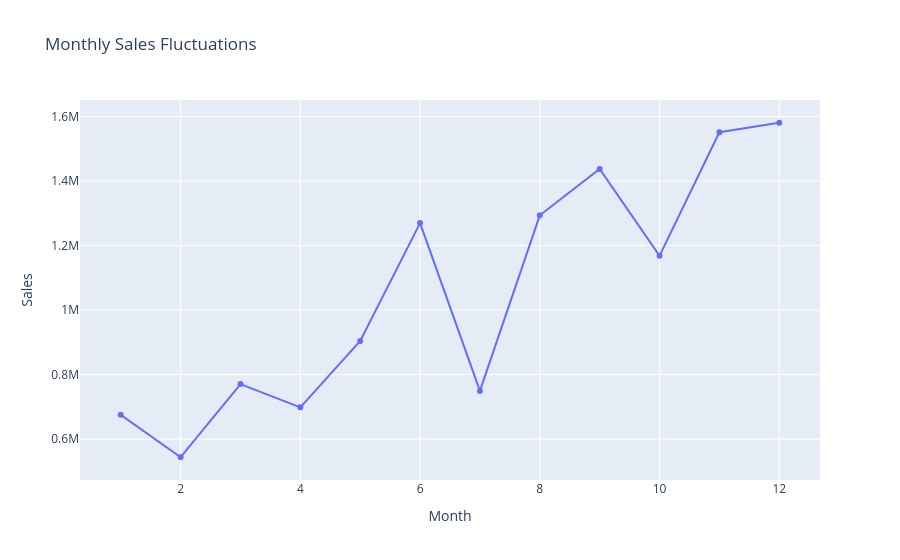

Write notebook code for a chart like this one.
### Markdown cell above
- Sales are highest in December and lowest in February

### Code cell
monthly_sales = sales.groupby('Month')['Sales'].sum().reset_index()
fig = px.line(monthly_sales, x='Month', y='Sales', markers=True, title='Monthly Sales Fluctuations')
fig.show()

### Figure 1 — Plotly figure (JSON) as saved in the notebook; plotly's stock layout.template omitted (floating-point values rounded to 4 significant figures)
{"data": [{"hovertemplate": "Month=%{x}<br>Sales=%{y}<extra></extra>", "legendgroup": "", "line": {"color": "#636efa", "dash": "solid"}, "marker": {"symbol": "circle"}, "mode": "lines+markers", "name": "", "orientation": "v", "showlegend": false, "type": "scatter", "x": [1, 2, 3, 4, 5, 6, 7, 8, 9, 10, 11, 12], "xaxis": "x", "y": [675100.0, 543700.0, 770500.0, 698600.0, 904000.0, 1270000.0, 749400.0, 1294000.0, 1437000.0, 1168000.0, 1551000.0, 1581000.0], "yaxis": "y"}], "layout": {"legend": {"tracegroupgap": 0}, "title": {"text": "Monthly Sales Fluctuations"}, "xaxis": {"anchor": "y", "domain": [0, 1], "title": {"text": "Month"}}, "yaxis": {"anchor": "x", "domain": [0, 1], "title": {"text": "Sales"}}}}
